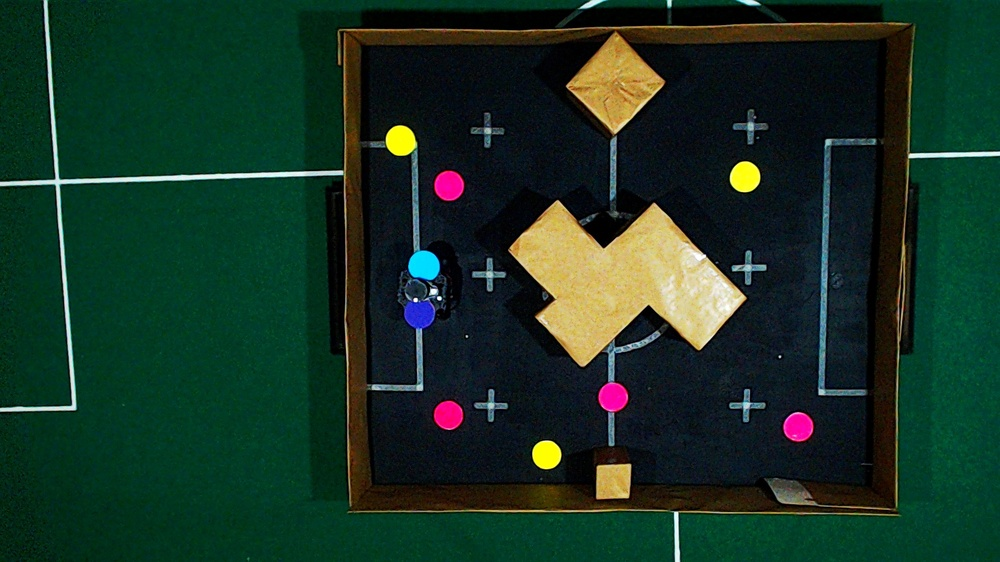
#> input picture turtle_env/vision/images/WIN_20250129_14_04_12_Pro.jpg, 1000 x 562 px, shrunk from 1920 x 1080 before the run; its folder holds only this picture in this run
$ python test.py
#> lines starting #> are read from the running program, lines starting #| are printed output that depends on the picture; after the words box and inside, x2 and y2 are one past the last pixel; in counts of white or black regions, pixels touching at a corner belong together
import cv2
import numpy as np
import glob
import yaml

def detect_color_centers(im_path, lower_color, upper_color):
    image = cv2.imread(im_path)
    if image is None:
        return []
    hsv = cv2.cvtColor(image, cv2.COLOR_BGR2HSV)
    mask = cv2.inRange(hsv, np.array(lower_color), np.array(upper_color))
    kernel = np.ones((5, 5), np.uint8)
    mask = cv2.morphologyEx(mask, cv2.MORPH_OPEN, kernel)
    mask = cv2.morphologyEx(mask, cv2.MORPH_DILATE, kernel)
    contours, _ = cv2.findContours(mask, cv2.RETR_EXTERNAL, cv2.CHAIN_APPROX_SIMPLE)
    centers = []
    for cnt in contours:
        if cv2.contourArea(cnt) > 100:
            M = cv2.moments(cnt)
            if M["m00"] != 0:
                cX = int(M["m10"] / M["m00"])
                cY = int(M["m01"] / M["m00"])
                centers.append((cX, cY))
    return centers

def merge_close_centers(centers, threshold=20):
    merged = []
    for center in centers:
        found = False
        for i, m in enumerate(merged):
            if np.linalg.norm(np.array(center) - np.array(m)) < threshold:
                merged[i] = ((m[0] + center[0]) // 2, (m[1] + center[1]) // 2)
                found = True
                break
        if not found:
            merged.append(center)
    return merged

def detect_all_colors(im_path, thresholds, merge_threshold=100):
    results = {}
    for color, thresh in thresholds.items():
        centers = detect_color_centers(im_path, thresh['lower'], thresh['upper'])
        merged_centers = merge_close_centers(centers, threshold=merge_threshold)
        results[color] = merged_centers
    return results

def main():
    image_files = glob.glob('./images/*.*')
    with open('thresholds.yaml', 'r') as f:
        thresholds = yaml.safe_load(f)

    expected_counts = {
        'pink': 4,
        'yellow': 3,
        'dark_blue': 1,
        'light_blue': 1,
    }

    for im_path in sorted(image_files):
        results = detect_all_colors(im_path, thresholds, merge_threshold=100)
#> in detect_color_centers, image is the input picture: shape (562, 1000, 3); mean B, G, R 36.3, 50.2, 24.1
#> in detect_color_centers, `hsv = cv2.cvtColor(image, cv2.COLOR_BGR2HSV)`: hsv: shape (562, 1000, 3); mean H, S, V 77.5, 202.5, 56.5
#> in detect_color_centers, `mask = cv2.inRange(hsv, np.array(lower_color), np.array(upper_color))`:
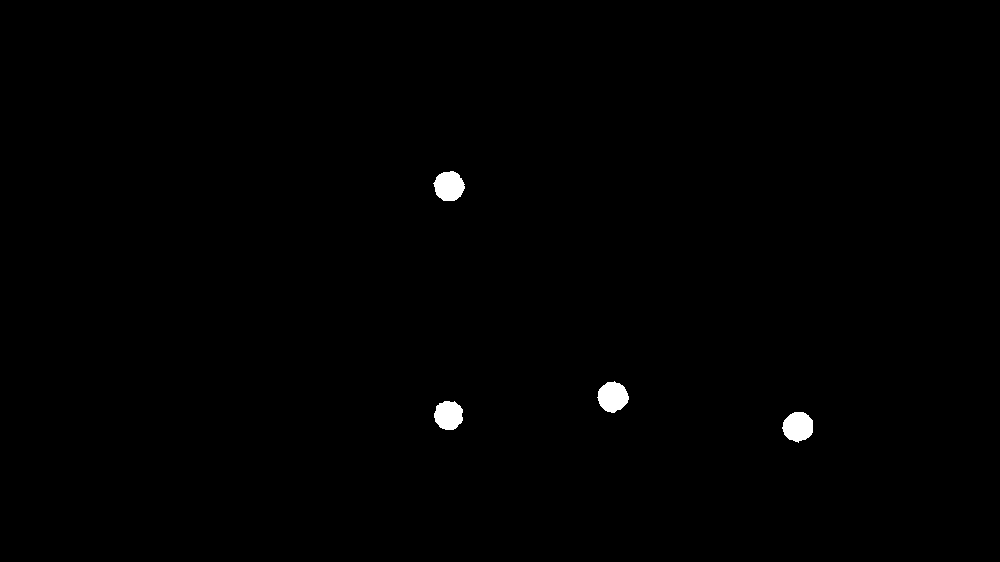
#> mask: shape (562, 1000); 0.51% white; 4 white regions, box (x1, y1, x2, y2) and area: (597, 381, 629, 413) 730, (782, 412, 813, 443) 724, (433, 171, 465, 201) 720, (434, 401, 463, 430) 667
#> in detect_color_centers, `mask = cv2.morphologyEx(mask, cv2.MORPH_OPEN, kernel)`: mask: shape (562, 1000); 0.5% white; 4 white regions, box (x1, y1, x2, y2) and area: (598, 382, 628, 412) 720, (783, 412, 813, 441) 717, (434, 172, 464, 201) 711, (434, 401, 462, 430) 658
#> in detect_color_centers, `mask = cv2.morphologyEx(mask, cv2.MORPH_DILATE, kernel)`:
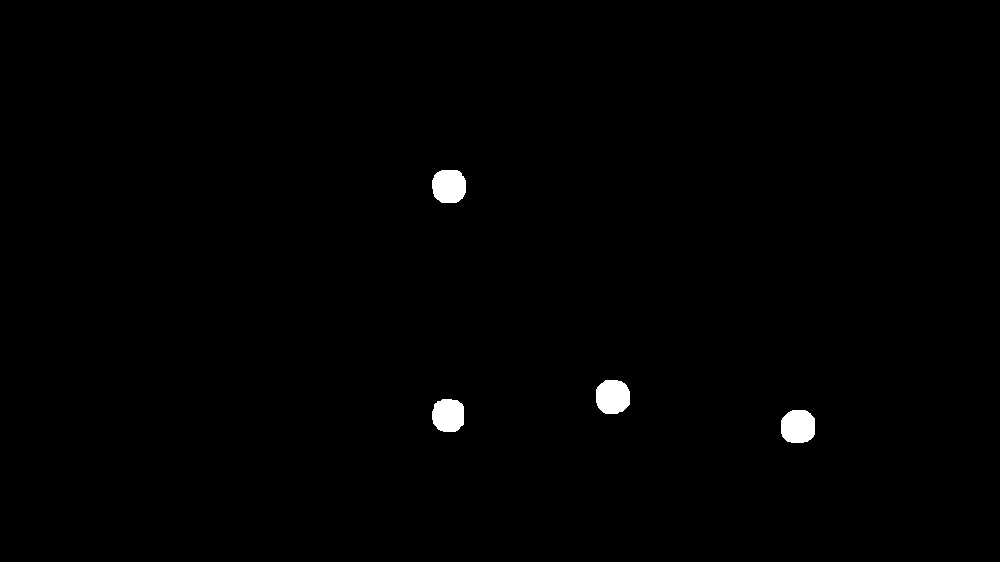
#> mask: shape (562, 1000); 0.68% white; 4 white regions
#> in detect_color_centers, `contours, _ = cv2.findContours(mask, cv2.RETR_EXTERNAL, cv2.CHAIN_APPR..`: contours = 4 contours; box (x1, y1, x2, y2) and area: (596, 380, 630, 414) 926, (781, 410, 815, 443) 918, (432, 170, 466, 203) 911, (432, 399, 464, 432) 851
#> the loop in detect_color_centers, `for cnt in contours:` made 4 passes
#> (cX, cY) on passes 1 to 4: (797, 426), (447, 414), (612, 396), (448, 185)
#> after the loop in detect_color_centers, `for cnt in contours:`: centers = [(797, 426), (447, 414), (612, 396), (448, 185)]
#> the loop in merge_close_centers, `for center in centers:` made 4 passes
#> results = {'pink': [(797, 426), (447, 414), (612, 396), (448, 185)], 'yellow': [(546, 454), (745, 175), (399, 140)], 'dark_blue': [(418, 314)], 'light_blue': [(423, 264)]}
        failures = []
        for color, expected in expected_counts.items():
            count = len(results.get(color, []))
            if count != expected:
                failures.append(f"{color}: expected {expected}, got {count}")
#> this loop made 4 passes
#> count on passes 1 to 4: 4, 3, 1, 1
#> after the loop, failures = []
        if failures:
            print("Image:", im_path)
            for f in failures:
                print("  -", f)
            print()

if __name__ == '__main__':
    main()
